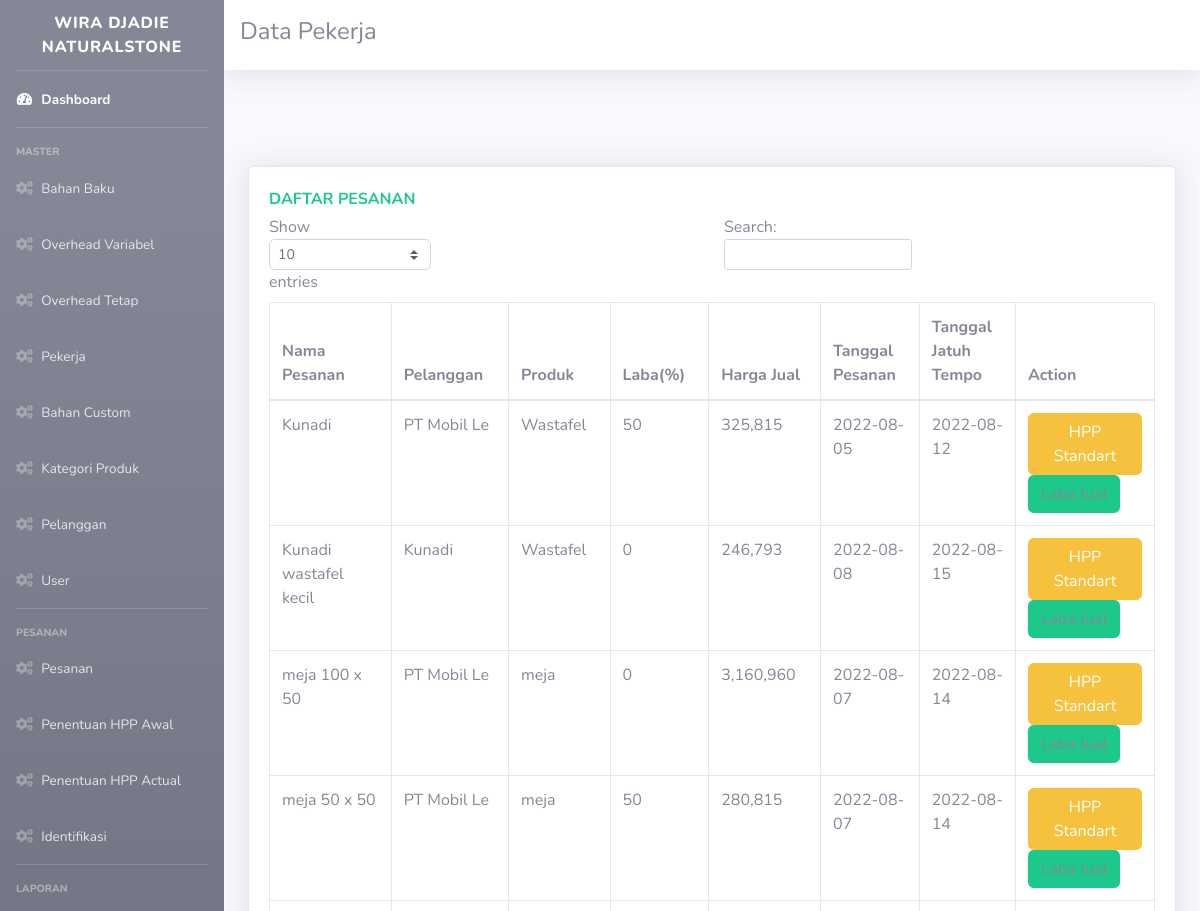
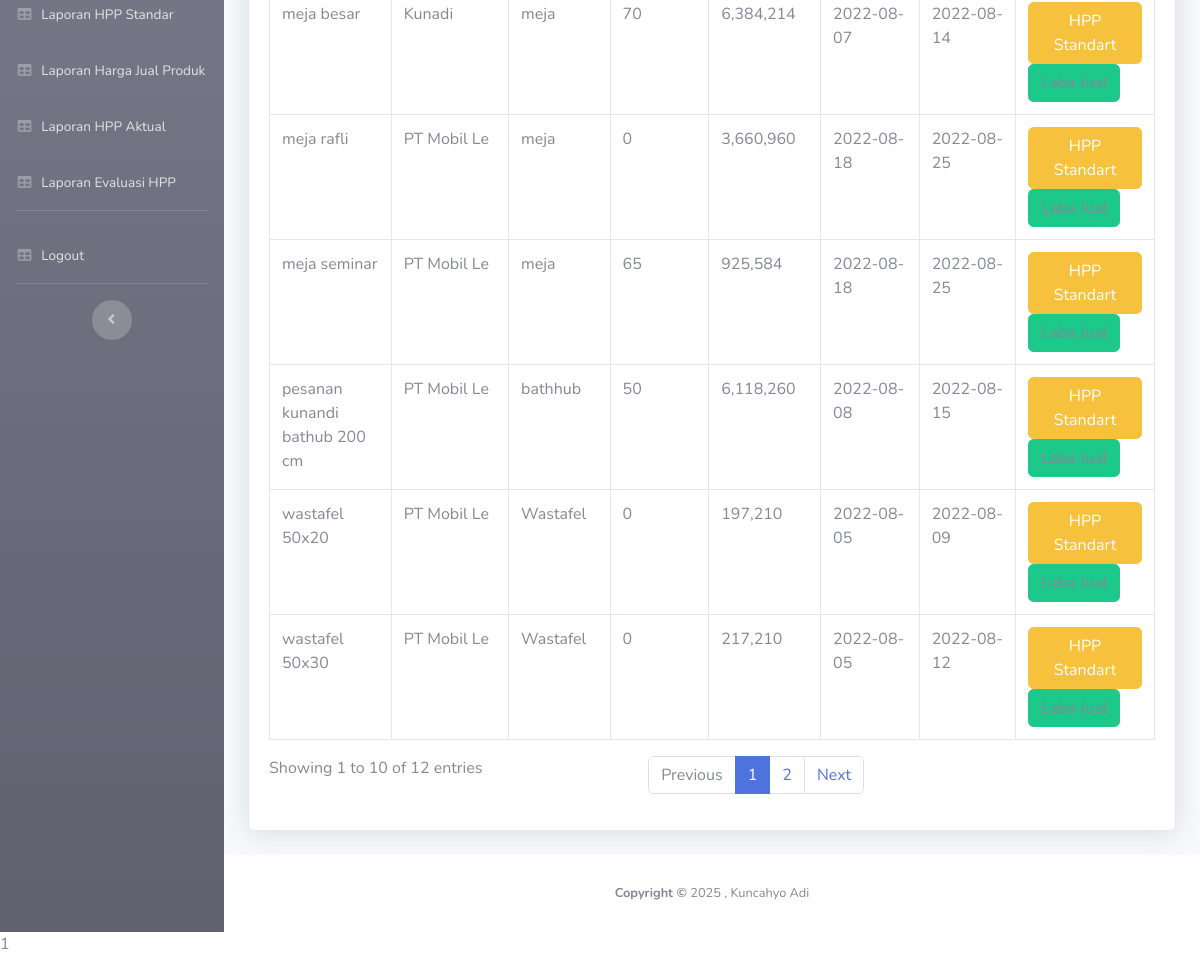
Page /hppawal.php on the committed database (2 pictures, top to bottom).
### tables this page shows
CREATE TABLE `pesanan` (
  `id` int(5) NOT NULL,
  `nama` char(30) NOT NULL,
  `id_pelanggan` varchar(200) NOT NULL,
  `id_kategoriproduk` int(11) NOT NULL,
  `panjang` int(11) NOT NULL,
  `lebar` int(11) NOT NULL,
  `tinggi` int(11) NOT NULL,
  `tgl_pesanan` date NOT NULL,
  `tgl_jatuhtempo` date NOT NULL,
  `laba` float NOT NULL DEFAULT 0
);

CREATE TABLE `pelanggan` (
  `id_pelanggan` int(11) NOT NULL,
  `nama_pelanggan` varchar(250) NOT NULL,
  `alamat_pelanggan` text NOT NULL,
  `phone_pelanggan` varchar(20) NOT NULL,
  `email_pelanggan` text NOT NULL
);

CREATE TABLE `produk` (
  `id_produk` int(11) NOT NULL,
  `nama_produk` varchar(250) NOT NULL
);

### hppawal.php (the view, shortened to what this page needs)
    <?php
        include '_partial/head.php';
        include '_partial/sidebar.php';
        include 'koneksi1.php';
    ?>
      <div id="content">
        <nav class="navbar navbar-expand navbar-light bg-white topbar mb-4 static-top shadow">
<h4> Data Pekerja</h4>
        </nav>
        <div class="container-fluid">
          <br>
          <br><br>
            <div class="row">
            <div class="col-xl-12">
                <div class="card shadow mb-4">
                <div class="card-body tab-content" id="myTabContent">
                <div class="text-x font-weight-bold text-success text-uppercase mb-1">Daftar Pesanan</div>
                <div class="table-responsive tab-pane fade show active" id="bb">
                <table class="table table-bordered" id="dataTable" width="100%" cellspacing="0">
                    <thead>
                        <tr>
                            <th>Nama Pesanan</th>
                            <th>Pelanggan</th>
                            <th>Produk</th>
                            <th>Laba(%)</th>
                            <th>Harga Jual</th>
                            <th>Tanggal Pesanan</th>
                            <th>Tanggal Jatuh Tempo</th>
                            <th>Action</th>
                    </thead>
                    <tbody>
                       <?php
                          $sql = 'SELECT pesanan.*,b.nama_produk,COALESCE(sum(hs.total),0)+((COALESCE(sum(hs.total),0)*pesanan.laba)/100) as harga_jual,pelanggan.nama_pelanggan as pelanggan FROM pesanan
                            join pelanggan on pesanan.id_pelanggan = pelanggan.id_pelanggan
                            join produk b on b.id_produk=pesanan.id_kategoriproduk
                            left join hpp_standart hs on hs.id_pesanan = pesanan.id group by pesanan.id;';
                          $query = mysqli_query($koneksi, $sql);
                             while ($row = mysqli_fetch_array($query))
                                {
                                 ?>
                                  <tr>
                                      <td><?php echo $row['nama'];?></td>
                                      <td><?php echo $row['pelanggan'];?></td>
                                      <td><?php echo $row['nama_produk'];?></td>
                                      <td><?php echo $row['laba'];?></td>
                                      <td><?php echo number_format($row['harga_jual']);?></td>
                                      <td><?php echo $row['tgl_pesanan'];?></td>
                                      <td><?php echo $row['tgl_jatuhtempo'];?></td>
                                      <td>
                                          <a class="btn btn-warning" href="hpp_standart.php?id=<?php echo $row['id'];?>&id_pro=<?php echo $row['id_kategoriproduk'];?>">HPP Standart</a>
                                          <a class="btn btn-success" data-toggle="modal" data-target="#exampleModal<?php echo $row['id'];?>">Laba Jual</a>
                                      </td>
                                  </tr>
                          <?php } ?>
                    </tbody>
                </table>
              </div>
            </div>
            </div>
            </div>
            </div>
        </div>
      </div>
<?php include '_partial/footer.php'?>

### rows in the picture
pesanan: nama "Kunadi", id_pelanggan.nama_pelanggan "PT Mobil Le", produk.nama_produk "Wastafel", laba "50", harga_jual "325,815", tgl_pesanan "2022-08-05", tgl_jatuhtempo "2022-08-12"
pesanan: nama "wastafel 50x20", id_pelanggan.nama_pelanggan "PT Mobil Le", produk.nama_produk "Wastafel", laba "0", harga_jual "197,210", tgl_pesanan "2022-08-05", tgl_jatuhtempo "2022-08-09"
pesanan: nama "wastafel 50x30", id_pelanggan.nama_pelanggan "PT Mobil Le", produk.nama_produk "Wastafel", laba "0", harga_jual "217,210", tgl_pesanan "2022-08-05", tgl_jatuhtempo "2022-08-12"
pesanan: nama "meja 100 x 50", id_pelanggan.nama_pelanggan "PT Mobil Le", produk.nama_produk "meja", laba "0", harga_jual "3,160,960", tgl_pesanan "2022-08-07", tgl_jatuhtempo "2022-08-14"
pesanan: nama "meja 50 x 50", id_pelanggan.nama_pelanggan "PT Mobil Le", produk.nama_produk "meja", laba "50", harga_jual "280,815", tgl_pesanan "2022-08-07", tgl_jatuhtempo "2022-08-14"
pesanan: nama "meja besar", id_pelanggan.nama_pelanggan "Kunadi", produk.nama_produk "meja", laba "70", harga_jual "6,384,214", tgl_pesanan "2022-08-07", tgl_jatuhtempo "2022-08-14"
pesanan: nama "pesanan kunandi bathub 200 cm", id_pelanggan.nama_pelanggan "PT Mobil Le", produk.nama_produk "bathhub", laba "50", harga_jual "6,118,260", tgl_pesanan "2022-08-08", tgl_jatuhtempo "2022-08-15"
pesanan: nama "Kunadi wastafel kecil", id_pelanggan.nama_pelanggan "Kunadi", produk.nama_produk "Wastafel", laba "0", harga_jual "246,793", tgl_pesanan "2022-08-08", tgl_jatuhtempo "2022-08-15"
pesanan: nama "meja rafli", id_pelanggan.nama_pelanggan "PT Mobil Le", produk.nama_produk "meja", laba "0", harga_jual "3,660,960", tgl_pesanan "2022-08-18", tgl_jatuhtempo "2022-08-25"
pesanan: nama "meja seminar", id_pelanggan.nama_pelanggan "PT Mobil Le", produk.nama_produk "meja", laba "65", harga_jual "925,584", tgl_pesanan "2022-08-18", tgl_jatuhtempo "2022-08-25"
